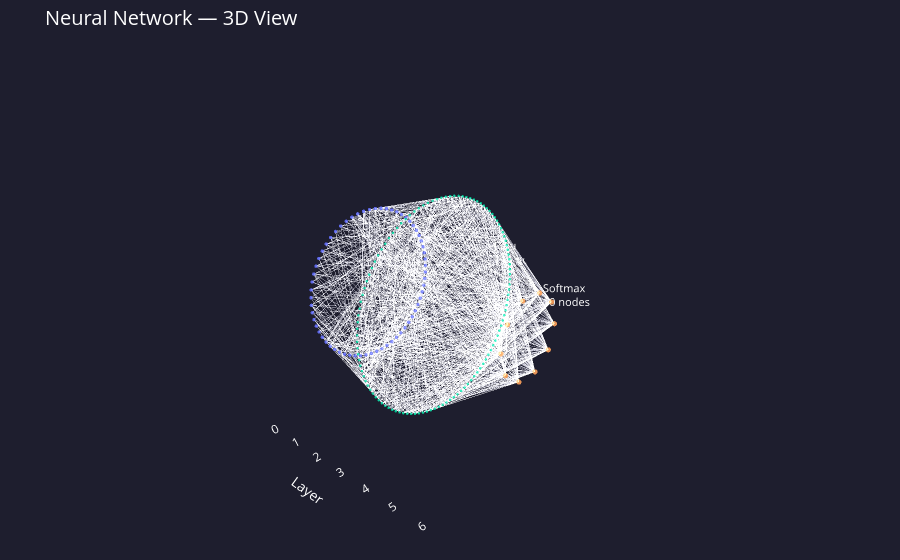
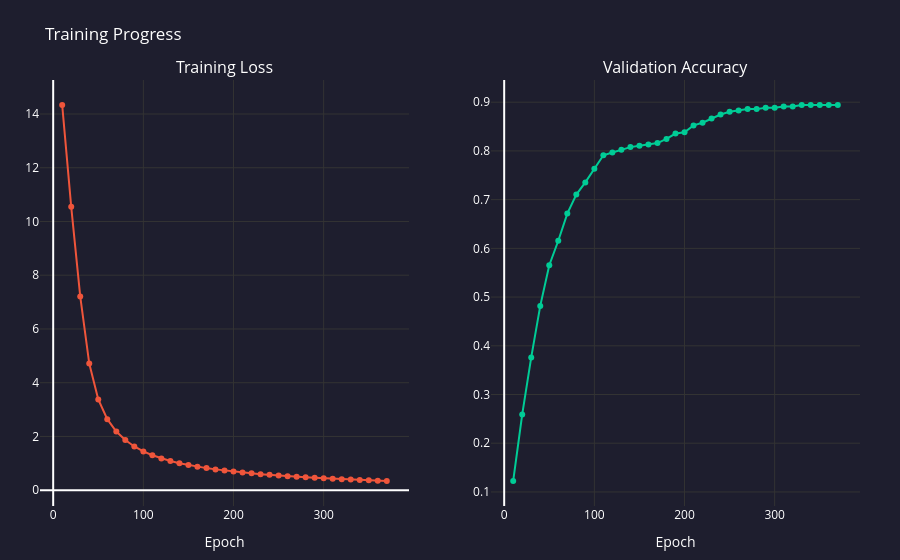

Notebook code for these charts, in order:
### Markdown cell above
---
## 3b. Wizualizacje interaktywne

Poniższe wykresy otwierają się w przeglądarce:
- **Architektura 3D** – obracaj myszą, przewijaj aby przybliżyć.
- **Postęp trenowania** – najedź kursorem na punkt aby zobaczyć dokładne wartości.

### Code cell
from Code.Visualization.network_visualization import show_architecture_3d, show_training_progress

# 'best' is set by the Bayesian optimisation cell above

# ── 3D architecture of the best experiment ────────────────────────────
best_sizes = best['sizes']
best_acts  = best['act']

print(f"Showing 3D architecture for: {best['name']}")
show_architecture_3d(best_sizes, best_acts)

# ── Animated training progress of the best experiment ─────────────────
print(f"Showing training progress for: {best['name']}")
show_training_progress(best['trainer'].loss_history, best['trainer'].val_acc_history)

### Figure 1 — Plotly figure (JSON) as saved in the notebook; plotly's stock layout.template omitted (floating-point values rounded to 4 significant figures; data arrays with more than 128 entries replaced by an {"elided": "..."} marker saying what was removed)
{"data": [{"hoverinfo": "none", "line": {"color": "rgba(180,180,180,0.12)", "width": 0.8}, "mode": "lines", "name": "connections", "type": "scatter3d", "x": {"elided": "3600 int values"}, "y": {"elided": "3600 float values"}, "z": {"elided": "3600 float values"}}, {"hovertemplate": "%{text}<extra></extra>", "marker": {"color": {"elided": "189 str values"}, "line": {"width": 0}, "opacity": 0.9, "size": {"elided": "189 int values"}}, "mode": "markers", "name": "nodes", "text": {"elided": "189 str values"}, "type": "scatter3d", "x": {"elided": "189 int values"}, "y": {"elided": "189 float values"}, "z": {"elided": "189 float values"}}, {"hoverinfo": "none", "mode": "text", "name": "labels", "text": ["Input<br>64 nodes", "Relu<br>115 nodes", "Softmax<br>10 nodes"], "textfont": {"color": "white", "size": 11}, "type": "scatter3d", "x": [0, 3, 6], "y": [3, 3.817, 1.8], "z": [0, 0, 0]}], "layout": {"font": {"color": "white"}, "margin": {"b": 0, "l": 0, "r": 0, "t": 50}, "paper_bgcolor": "#1e1e2e", "scene": {"bgcolor": "#1e1e2e", "camera": {"eye": {"x": 1.6, "y": -1.8, "z": 1}, "up": {"x": 0, "y": 0, "z": 1}}, "xaxis": {"backgroundcolor": "#1e1e2e", "gridcolor": "#333", "showgrid": false, "title": {"text": "Layer"}, "zeroline": false}, "yaxis": {"backgroundcolor": "#1e1e2e", "gridcolor": "#333", "showgrid": false, "showticklabels": false, "title": {"text": ""}, "zeroline": false}, "zaxis": {"backgroundcolor": "#1e1e2e", "gridcolor": "#333", "showgrid": false, "showticklabels": false, "title": {"text": ""}, "zeroline": false}}, "showlegend": false, "title": {"font": {"color": "white", "size": 20}, "text": "Neural Network — 3D View"}}}

### Figure 2 — Plotly figure (JSON) as saved in the notebook; plotly's stock layout.template omitted (floating-point values rounded to 4 significant figures)
{"data": [{"hovertemplate": "Epoch %{x}<br>Loss: %{y:.4f}<extra></extra>", "line": {"color": "#EF553B", "width": 2}, "marker": {"size": 6}, "mode": "lines+markers", "name": "Loss", "type": "scatter", "x": [10, 20, 30, 40, 50, 60, 70, 80, 90, 100, 110, 120, 130, 140, 150, 160, 170, 180, 190, 200, 210, 220, 230, 240, 250, 260, 270, 280, 290, 300, 310, 320, 330, 340, 350, 360, 370], "xaxis": "x", "y": [14.33, 10.55, 7.21, 4.712, 3.378, 2.641, 2.184, 1.865, 1.626, 1.443, 1.299, 1.182, 1.085, 1.004, 0.9344, 0.8741, 0.8214, 0.7741, 0.7321, 0.694, 0.6592, 0.627, 0.5973, 0.5699, 0.5447, 0.5215, 0.4999, 0.4796, 0.4607, 0.4429, 0.426, 0.4102, 0.3952, 0.3811, 0.3678, 0.3554, 0.3437], "yaxis": "y"}, {"hovertemplate": "Epoch %{x}<br>Accuracy: %{y:.4f}<extra></extra>", "line": {"color": "#00CC96", "width": 2}, "marker": {"size": 6}, "mode": "lines+markers", "name": "Val Accuracy", "type": "scatter", "x": [10, 20, 30, 40, 50, 60, 70, 80, 90, 100, 110, 120, 130, 140, 150, 160, 170, 180, 190, 200, 210, 220, 230, 240, 250, 260, 270, 280, 290, 300, 310, 320, 330, 340, 350, 360, 370], "xaxis": "x2", "y": [0.1226, 0.2591, 0.376, 0.4819, 0.5655, 0.6156, 0.6713, 0.7103, 0.7354, 0.7632, 0.7911, 0.7967, 0.8022, 0.8078, 0.8106, 0.8134, 0.8162, 0.8245, 0.8357, 0.8384, 0.8524, 0.8579, 0.8663, 0.8747, 0.8802, 0.883, 0.8858, 0.8858, 0.8886, 0.8886, 0.8914, 0.8914, 0.8942, 0.8942, 0.8942, 0.8942, 0.8942], "yaxis": "y2"}], "layout": {"annotations": [{"font": {"size": 16}, "showarrow": false, "text": "Training Loss", "x": 0.225, "xanchor": "center", "xref": "paper", "y": 1, "yanchor": "bottom", "yref": "paper"}, {"font": {"size": 16}, "showarrow": false, "text": "Validation Accuracy", "x": 0.775, "xanchor": "center", "xref": "paper", "y": 1, "yanchor": "bottom", "yref": "paper"}], "font": {"color": "white"}, "margin": {"b": 40, "l": 40, "r": 40, "t": 80}, "paper_bgcolor": "#1e1e2e", "plot_bgcolor": "#1e1e2e", "showlegend": false, "title": {"text": "Training Progress"}, "xaxis": {"anchor": "y", "domain": [0, 0.45], "gridcolor": "#333", "title": {"text": "Epoch"}}, "xaxis2": {"anchor": "y2", "domain": [0.55, 1], "gridcolor": "#333", "title": {"text": "Epoch"}}, "yaxis": {"anchor": "x", "domain": [0, 1], "gridcolor": "#333"}, "yaxis2": {"anchor": "x2", "domain": [0, 1], "gridcolor": "#333"}}}
